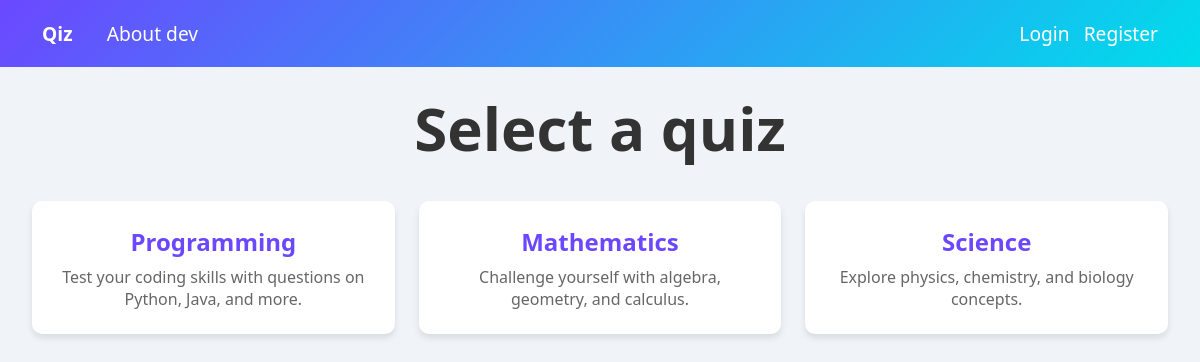
Screenshot of /quizzes with the database file from the repository.
### tables this page shows
CREATE TABLE quizzes (
        quiz_id INTEGER PRIMARY KEY AUTOINCREMENT,
        title TEXT NOT NULL,
        description TEXT NOT NULL
    );

### server.py (the view)
@app.route("/quizzes", methods = ["GET"])
def quizzes():
    quizzes = db.get_quizzes()
    return render_template("quizzes.html", quizzes = quizzes)

### db.py (called while the page is built)
    def get_quizzes(self):
        cursor = self.conn.cursor()
        cursor.execute("SELECT * FROM quizzes")
        quizzes = cursor.fetchall()
        return quizzes

### templates/quizzes.html (shortened to what this page needs)
<!DOCTYPE html>
<html lang="en">
    <head>
        <link
        rel="stylesheet"
        href="{{ url_for('static', filename='quizzes.css') }}"
        />
    </head>
    <body>
        <header>
            <div>
                <a id="logo" href="/">Qiz</a>
                <a class="nav-item" style="padding-left: 30px;" href="/about">About dev</a>
            </div>
            <div class="nav-wrapper">
                <a class="nav-item" href="/login">Login</a>
                <a class="nav-item" href="/register">Register</a>
            </div>
        </header>
        <main>
            <div class="tutorial">
                <h1>Select a quiz</h1>
            </div>
            <div class="topics-container">
                {% for quiz_id, title, description in quizzes %}
                <a id="{{quiz_id}}" href="/questions?quiz_id={{quiz_id}}" class="topic-card">
                <h2>{{title}}</h2>
                <p>{{description}}</p>
                </a>
                {% endfor %}
            </div>
        </main>
    </body>
</html>

### static/quizzes.css (style rules this page uses)
* { margin: 0; padding: 0; box-sizing: border-box; font-family: 'Segoe UI', Tahoma, Geneva, Verdana, sans-serif; }
body { background-color: #f0f4f8; color: #333; }
header { display: flex; justify-content: space-between; align-items: center; padding: 20px 42px; background: linear-gradient(135deg, #6b48ff, #00ddeb); }
#logo { color: white; text-decoration: none; font-size: 1.2rem; font-weight: bold; }
.nav-wrapper { display: flex; gap: 14px; }
.nav-item { color: white; font-weight: 500; font-size: 1.2rem; transition: color 0.5 ease; text-decoration: none; }
.tutorial h1 { text-align: center; font-size: 60px; font-weight: 600; margin-top: 20px; }
.topics-container { display: grid; grid-template-columns: repeat(auto-fit, minmax(250px, 1fr)); gap: 1.5rem; padding: 2rem; max-width: 1200px; margin: 0 auto; }
.topic-card { background: white; border-radius: 10px; padding: 1.5rem; text-align: center; text-decoration: none; color: #333; box-shadow: 0 4px 6px rgba(0, 0, 0, 0.1); transition: transform 0.3s, box-shadow 0.3s; }
.topic-card h2 { font-size: 1.5rem; margin-bottom: 0.5rem; color: #6b48ff; }
.topic-card p { font-size: 1rem; color: #666; }

### rows the page displays
quizzes: title "Programming", description "Test your coding skills with questions on Python, Java, and more."
quizzes: title "Mathematics", description "Challenge yourself with algebra, geometry, and calculus."
quizzes: title "Science", description "Explore physics, chemistry, and biology concepts."
